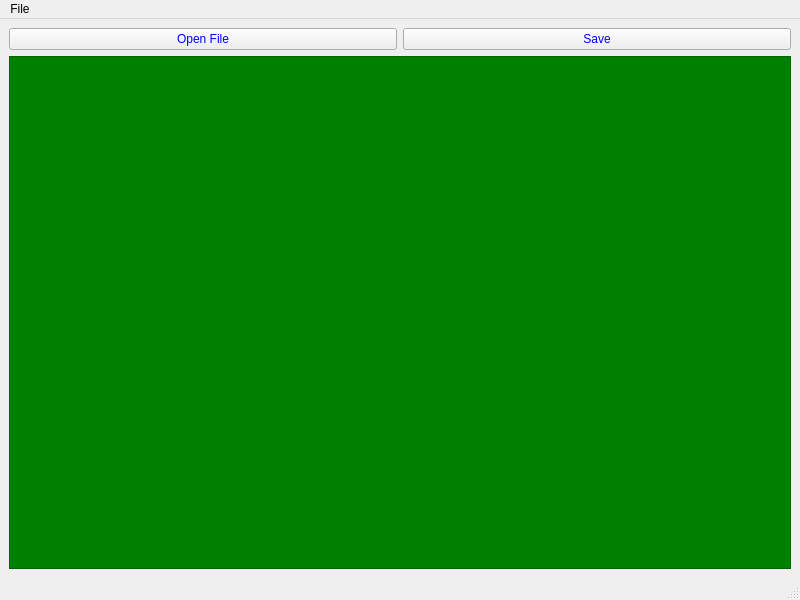
<?xml version="1.0" encoding="UTF-8"?>
<ui version="4.0">
 <class>MainWindow</class>
 <widget class="QMainWindow" name="MainWindow">
  <property name="geometry">
   <rect>
    <x>0</x>
    <y>0</y>
    <width>800</width>
    <height>600</height>
   </rect>
  </property>
  <property name="windowTitle">
   <string>MainWindow</string>
  </property>
  <property name="styleSheet">
   <string notr="true">QPushButton {
	color: blue;
}

QPlainTextEdit {
	background: green;
}

</string>
  </property>
  <widget class="QWidget" name="centralwidget">
   <layout class="QGridLayout" name="gridLayout">
    <item row="0" column="0">
     <widget class="QPushButton" name="btnOpen">
      <property name="text">
       <string>Open File</string>
      </property>
     </widget>
    </item>
    <item row="0" column="1">
     <widget class="QPushButton" name="btnSave">
      <property name="text">
       <string>Save</string>
      </property>
     </widget>
    </item>
    <item row="1" column="0" colspan="2">
     <widget class="QPlainTextEdit" name="text"/>
    </item>
   </layout>
  </widget>
  <widget class="QMenuBar" name="menubar">
   <property name="geometry">
    <rect>
     <x>0</x>
     <y>0</y>
     <width>800</width>
     <height>22</height>
    </rect>
   </property>
   <widget class="QMenu" name="menuFile">
    <property name="title">
     <string>File</string>
    </property>
    <addaction name="actionOpen"/>
    <addaction name="actionSave"/>
    <addaction name="actionQuit"/>
   </widget>
   <addaction name="menuFile"/>
  </widget>
  <widget class="QStatusBar" name="statusbar"/>
  <action name="actionOpen">
   <property name="text">
    <string>Open</string>
   </property>
  </action>
  <action name="actionSave">
   <property name="text">
    <string>Save</string>
   </property>
  </action>
  <action name="actionQuit">
   <property name="text">
    <string>Quit</string>
   </property>
  </action>
 </widget>
 <resources/>
 <connections/>
</ui>
